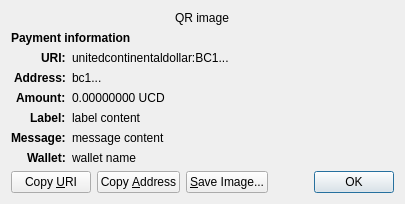
<?xml version="1.0" encoding="UTF-8"?>
<ui version="4.0">
 <class>ReceiveRequestDialog</class>
 <widget class="QDialog" name="ReceiveRequestDialog">
  <property name="geometry">
   <rect>
    <x>0</x>
    <y>0</y>
    <width>413</width>
    <height>229</height>
   </rect>
  </property>
  <property name="windowTitle">
   <string>Request payment to ...</string>
  </property>
  <layout class="QGridLayout" name="gridLayout" columnstretch="0,1">
   <property name="sizeConstraint">
    <enum>QLayout::SetFixedSize</enum>
   </property>
   <item row="0" column="0" colspan="2" alignment="Qt::AlignHCenter">
    <widget class="QRImageWidget" name="qr_code">
     <property name="text">
      <string notr="true">QR image</string>
     </property>
     <property name="textInteractionFlags">
      <set>Qt::NoTextInteraction</set>
     </property>
    </widget>
   </item>
   <item row="1" column="0" colspan="2">
    <widget class="QLabel" name="payment_header">
     <property name="font">
      <font>
       <weight>75</weight>
       <bold>true</bold>
      </font>
     </property>
     <property name="text">
      <string>Payment information</string>
     </property>
     <property name="textInteractionFlags">
      <set>Qt::NoTextInteraction</set>
     </property>
    </widget>
   </item>
   <item row="2" column="0" alignment="Qt::AlignRight|Qt::AlignTop">
    <widget class="QLabel" name="uri_tag">
     <property name="font">
      <font>
       <weight>75</weight>
       <bold>true</bold>
      </font>
     </property>
     <property name="text">
      <string notr="true">URI:</string>
     </property>
     <property name="textFormat">
      <enum>Qt::PlainText</enum>
     </property>
     <property name="textInteractionFlags">
      <set>Qt::NoTextInteraction</set>
     </property>
    </widget>
   </item>
   <item row="2" column="1" alignment="Qt::AlignTop">
    <widget class="QLabel" name="uri_content">
     <property name="text">
      <string notr="true">unitedcontinentaldollar:BC1...</string>
     </property>
     <property name="textFormat">
      <enum>Qt::RichText</enum>
     </property>
     <property name="wordWrap">
      <bool>true</bool>
     </property>
     <property name="textInteractionFlags">
      <set>Qt::TextSelectableByMouse</set>
     </property>
    </widget>
   </item>
   <item row="3" column="0" alignment="Qt::AlignRight|Qt::AlignTop">
    <widget class="QLabel" name="address_tag">
     <property name="font">
      <font>
       <weight>75</weight>
       <bold>true</bold>
      </font>
     </property>
     <property name="text">
      <string>Address:</string>
     </property>
     <property name="textInteractionFlags">
      <set>Qt::NoTextInteraction</set>
     </property>
    </widget>
   </item>
   <item row="3" column="1" alignment="Qt::AlignTop">
    <widget class="QLabel" name="address_content">
     <property name="text">
      <string notr="true">bc1...</string>
     </property>
     <property name="textFormat">
      <enum>Qt::PlainText</enum>
     </property>
     <property name="textInteractionFlags">
      <set>Qt::TextSelectableByMouse</set>
     </property>
    </widget>
   </item>
   <item row="4" column="0" alignment="Qt::AlignRight|Qt::AlignTop">
    <widget class="QLabel" name="amount_tag">
     <property name="font">
      <font>
       <weight>75</weight>
       <bold>true</bold>
      </font>
     </property>
     <property name="text">
      <string>Amount:</string>
     </property>
     <property name="textInteractionFlags">
      <set>Qt::NoTextInteraction</set>
     </property>
    </widget>
   </item>
   <item row="4" column="1" alignment="Qt::AlignTop">
    <widget class="QLabel" name="amount_content">
     <property name="text">
      <string notr="true">0.00000000 UCD</string>
     </property>
     <property name="textFormat">
      <enum>Qt::PlainText</enum>
     </property>
     <property name="textInteractionFlags">
      <set>Qt::TextSelectableByMouse</set>
     </property>
    </widget>
   </item>
   <item row="5" column="0" alignment="Qt::AlignRight|Qt::AlignTop">
    <widget class="QLabel" name="label_tag">
     <property name="font">
      <font>
       <weight>75</weight>
       <bold>true</bold>
      </font>
     </property>
     <property name="text">
      <string>Label:</string>
     </property>
     <property name="textInteractionFlags">
      <set>Qt::NoTextInteraction</set>
     </property>
    </widget>
   </item>
   <item row="5" column="1" alignment="Qt::AlignTop">
    <widget class="QLabel" name="label_content">
     <property name="text">
      <string notr="true">label content</string>
     </property>
     <property name="textFormat">
      <enum>Qt::PlainText</enum>
     </property>
     <property name="wordWrap">
      <bool>true</bool>
     </property>
     <property name="textInteractionFlags">
      <set>Qt::TextSelectableByMouse</set>
     </property>
    </widget>
   </item>
   <item row="6" column="0" alignment="Qt::AlignRight|Qt::AlignTop">
    <widget class="QLabel" name="message_tag">
     <property name="font">
      <font>
       <weight>75</weight>
       <bold>true</bold>
      </font>
     </property>
     <property name="text">
      <string>Message:</string>
     </property>
     <property name="textInteractionFlags">
      <set>Qt::NoTextInteraction</set>
     </property>
    </widget>
   </item>
   <item row="6" column="1" alignment="Qt::AlignTop">
    <widget class="QLabel" name="message_content">
     <property name="text">
      <string notr="true">message content</string>
     </property>
     <property name="textFormat">
      <enum>Qt::PlainText</enum>
     </property>
     <property name="wordWrap">
      <bool>true</bool>
     </property>
     <property name="textInteractionFlags">
      <set>Qt::TextSelectableByMouse</set>
     </property>
    </widget>
   </item>
   <item row="7" column="0" alignment="Qt::AlignRight|Qt::AlignTop">
    <widget class="QLabel" name="wallet_tag">
     <property name="font">
      <font>
       <weight>75</weight>
       <bold>true</bold>
      </font>
     </property>
     <property name="text">
      <string>Wallet:</string>
     </property>
     <property name="textInteractionFlags">
      <set>Qt::NoTextInteraction</set>
     </property>
    </widget>
   </item>
   <item row="7" column="1" alignment="Qt::AlignTop">
    <widget class="QLabel" name="wallet_content">
     <property name="text">
      <string notr="true">wallet name</string>
     </property>
     <property name="textFormat">
      <enum>Qt::PlainText</enum>
     </property>
     <property name="wordWrap">
      <bool>true</bool>
     </property>
     <property name="textInteractionFlags">
      <set>Qt::TextSelectableByMouse</set>
     </property>
    </widget>
   </item>
   <item row="8" column="0" colspan="2">
    <layout class="QHBoxLayout" name="horizontalLayout">
     <item>
      <widget class="QPushButton" name="btnCopyURI">
       <property name="text">
        <string>Copy &amp;URI</string>
       </property>
       <property name="autoDefault">
        <bool>false</bool>
       </property>
      </widget>
     </item>
     <item>
      <widget class="QPushButton" name="btnCopyAddress">
       <property name="text">
        <string>Copy &amp;Address</string>
       </property>
       <property name="autoDefault">
        <bool>false</bool>
       </property>
      </widget>
     </item>
     <item>
      <widget class="QPushButton" name="btnSaveAs">
       <property name="text">
        <string>&amp;Save Image...</string>
       </property>
       <property name="autoDefault">
        <bool>false</bool>
       </property>
      </widget>
     </item>
     <item>
      <spacer name="horizontalSpacer_2">
       <property name="orientation">
        <enum>Qt::Horizontal</enum>
       </property>
       <property name="sizeHint" stdset="0">
        <size>
         <width>40</width>
         <height>20</height>
        </size>
       </property>
      </spacer>
     </item>
     <item>
      <widget class="QDialogButtonBox" name="buttonBox">
       <property name="focusPolicy">
        <enum>Qt::StrongFocus</enum>
       </property>
       <property name="standardButtons">
        <set>QDialogButtonBox::Ok</set>
       </property>
      </widget>
     </item>
    </layout>
   </item>
  </layout>
 </widget>
 <customwidgets>
  <customwidget>
   <class>QRImageWidget</class>
   <extends>QLabel</extends>
   <header>qt/qrimagewidget.h</header>
  </customwidget>
 </customwidgets>
 <tabstops>
  <tabstop>buttonBox</tabstop>
  <tabstop>btnCopyURI</tabstop>
  <tabstop>btnCopyAddress</tabstop>
  <tabstop>btnSaveAs</tabstop>
 </tabstops>
 <resources/>
 <connections>
  <connection>
   <sender>buttonBox</sender>
   <signal>accepted()</signal>
   <receiver>ReceiveRequestDialog</receiver>
   <slot>accept()</slot>
   <hints>
    <hint type="sourcelabel">
     <x>135</x>
     <y>230</y>
    </hint>
    <hint type="destinationlabel">
     <x>135</x>
     <y>126</y>
    </hint>
   </hints>
  </connection>
 </connections>
</ui>
